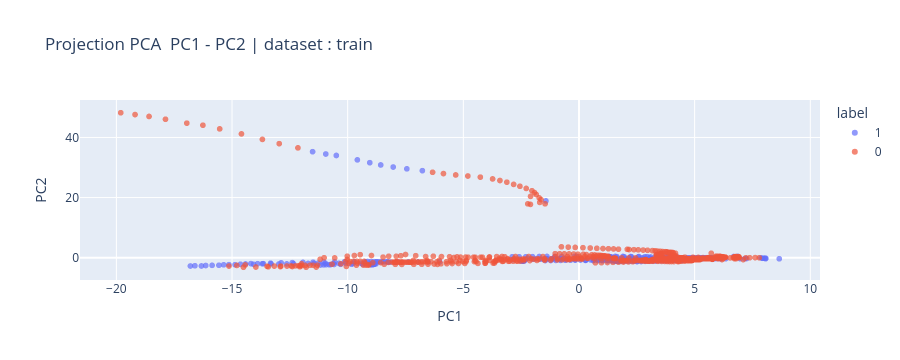
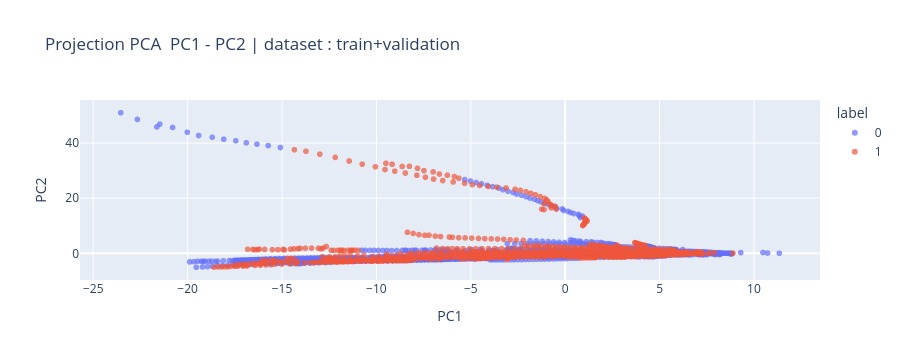

Notebook code cell kept with these figures, in order:
### Markdown cell above
## On va maintenant visualiser la répartition des feature expliquant toute la variance (PC1, PC2 pour l'instant)

### Code cell
X_plot = X_train_pca.copy()
X_plot["label"] = y_validationStandard.astype(str)


fig = px.scatter(
    X_plot,
    x="PC1",
    y="PC2",
    color="label",
    title="Projection PCA  PC1 - PC2 | dataset : train",
    opacity=0.7
)
fig.show()

X_plot_tot = X_train_tot_pca.copy()
X_plot_tot["label"] = y_trainStandard.astype(str)


fig = px.scatter(
    X_plot_tot,
    x="PC1",
    y="PC2",
    color="label",
    title="Projection PCA  PC1 - PC2 | dataset : train+validation",
    opacity=0.7
)
fig.show()

### Figure 1 — Plotly figure (JSON) as saved in the notebook; plotly's stock layout.template omitted (floating-point values rounded to 4 significant figures; data arrays with more than 128 entries replaced by an {"elided": "..."} marker saying what was removed)
{"data": [{"hovertemplate": "label=1<br>PC1=%{x}<br>PC2=%{y}<extra></extra>", "legendgroup": "1", "marker": {"color": "#636efa", "opacity": 0.7, "symbol": "circle"}, "mode": "markers", "name": "1", "showlegend": true, "type": "scattergl", "x": {"elided": "488 float values"}, "xaxis": "x", "y": {"elided": "488 float values"}, "yaxis": "y"}, {"hovertemplate": "label=0<br>PC1=%{x}<br>PC2=%{y}<extra></extra>", "legendgroup": "0", "marker": {"color": "#EF553B", "opacity": 0.7, "symbol": "circle"}, "mode": "markers", "name": "0", "showlegend": true, "type": "scattergl", "x": {"elided": "642 float values"}, "xaxis": "x", "y": {"elided": "642 float values"}, "yaxis": "y"}], "layout": {"height": 360, "legend": {"title": {"text": "label"}, "tracegroupgap": 0}, "title": {"text": "Projection PCA  PC1 - PC2 | dataset : train"}, "xaxis": {"anchor": "y", "autorange": true, "domain": [0, 1], "range": [-21.64, 10.49], "title": {"text": "PC1"}, "type": "linear"}, "yaxis": {"anchor": "x", "autorange": true, "domain": [0, 1], "range": [-7.431, 52.46], "title": {"text": "PC2"}, "type": "linear"}}}

### Figure 2 — Plotly figure (JSON) as saved in the notebook; plotly's stock layout.template omitted (floating-point values rounded to 4 significant figures; data arrays with more than 128 entries replaced by an {"elided": "..."} marker saying what was removed)
{"data": [{"hovertemplate": "label=0<br>PC1=%{x}<br>PC2=%{y}<extra></extra>", "legendgroup": "0", "marker": {"color": "#636efa", "opacity": 0.7, "symbol": "circle"}, "mode": "markers", "name": "0", "showlegend": true, "type": "scattergl", "x": {"elided": "2794 float values"}, "xaxis": "x", "y": {"elided": "2794 float values"}, "yaxis": "y"}, {"hovertemplate": "label=1<br>PC1=%{x}<br>PC2=%{y}<extra></extra>", "legendgroup": "1", "marker": {"color": "#EF553B", "opacity": 0.7, "symbol": "circle"}, "mode": "markers", "name": "1", "showlegend": true, "type": "scattergl", "x": {"elided": "1952 float values"}, "xaxis": "x", "y": {"elided": "1952 float values"}, "yaxis": "y"}], "layout": {"height": 360, "legend": {"title": {"text": "label"}, "tracegroupgap": 0}, "title": {"text": "Projection PCA  PC1 - PC2 | dataset : train+validation"}, "xaxis": {"anchor": "y", "autorange": true, "domain": [0, 1], "range": [-25.78, 13.58], "title": {"text": "PC1"}, "type": "linear"}, "yaxis": {"anchor": "x", "autorange": true, "domain": [0, 1], "range": [-9.682, 55.64], "title": {"text": "PC2"}, "type": "linear"}}}
